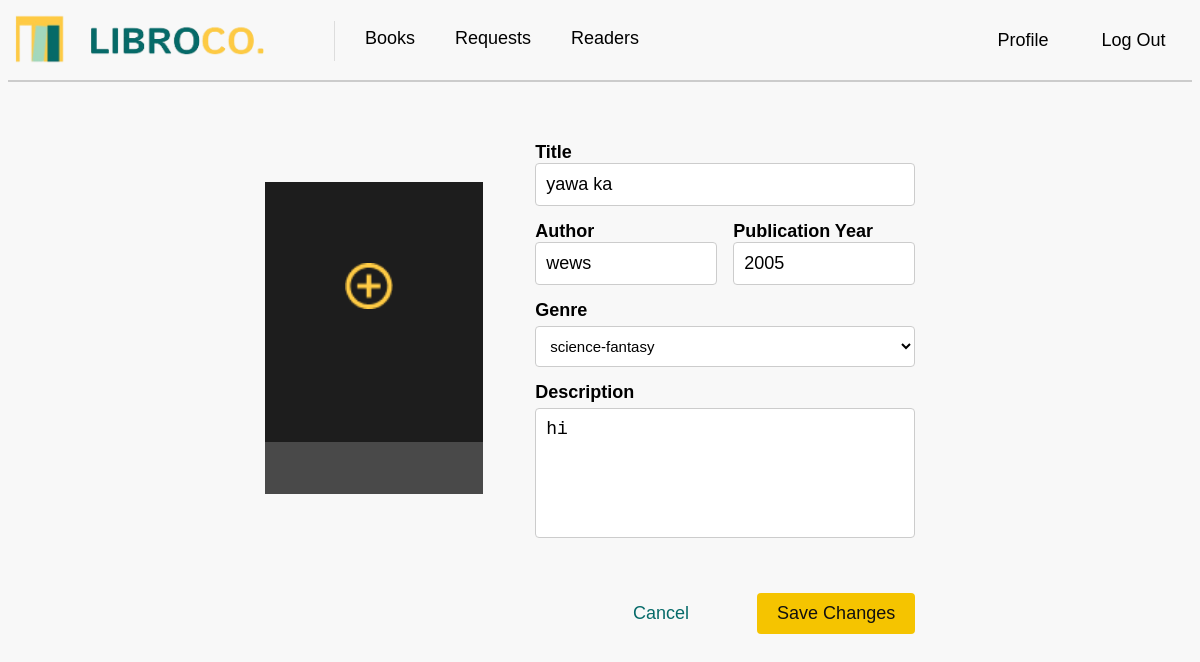
The page /book/edit/5 on the database as committed earlier.
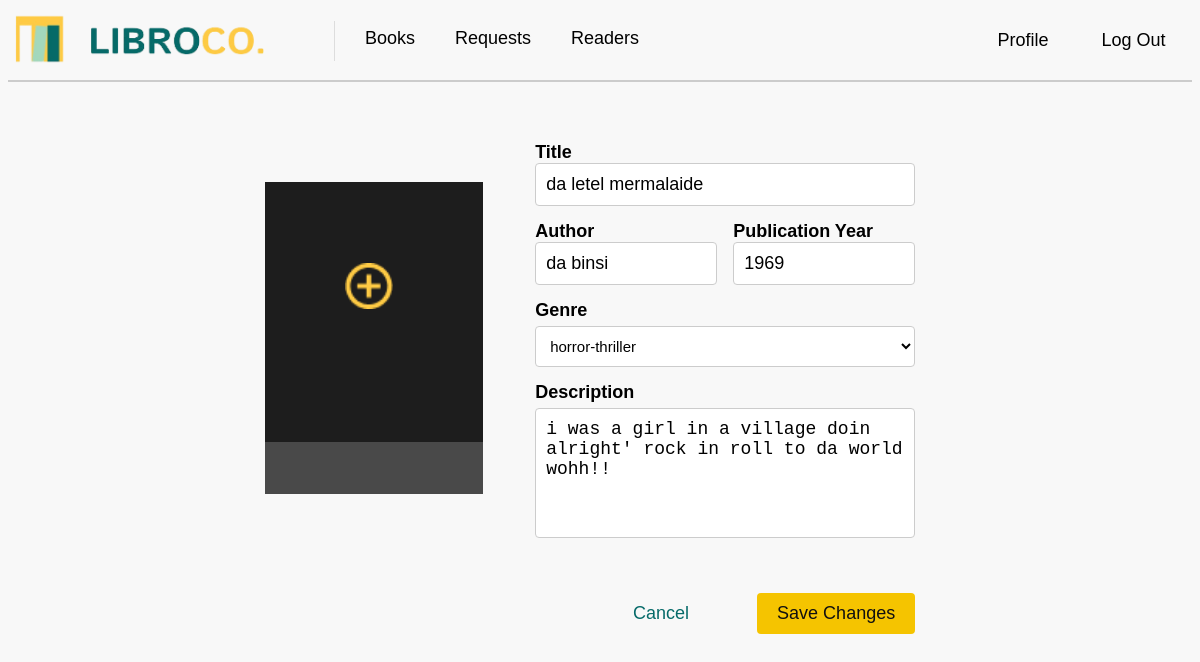
The same page on the database as committed later.
### tables this page shows
CREATE TABLE "books" (
	"book_id"	INTEGER,
	"book_title"	VARCHAR(50) UNIQUE,
	"author"	VARCHAR(50),
	"publication_year"	INTEGER(5),
	"genre"	VARCHAR(20),
	"description"	VARCHAR(300),
	"image"	VARCHAR(100),
	PRIMARY KEY("book_id")
);

### app.py (the view, shortened to what this page needs)
@app.route('/book/edit/<int:book_id>', methods=['GET', 'POST'])
def edit_book(book_id):
    book = getprocess("SELECT * FROM books WHERE book_id = ?", (book_id,))
    if book:
        return render_template('edit_book.html', book=dict(book[0]))
    flash("Book not found")
    return redirect(url_for('books'))

### app.py (called while the page is built)
@app.before_request
def before_request():
    print("Session data:", session)

### dbhelper.py (called while the page is built)
def getprocess(sql: str, params: tuple = ()) -> list:
    try:
        db = connect(database, timeout=30, check_same_thread=False)  # Adding timeout and thread safety
        db.row_factory = Row  # Ensure that rows are returned as dictionaries
        cursor = db.cursor()
        cursor.execute(sql, params)
        data = cursor.fetchall()  # Fetch the data
        return data
    except Error as e:
        print(f"SQLite error: {e}")
        return []
    finally:
        db.close()  # Ensure the connection is closed

### templates/edit_book.html (shortened to what this page needs)
<!DOCTYPE html>
<html lang="en">
<head>
    <link rel="stylesheet" type="text/css" href="{{ url_for('static', filename='css/mainstyle.css') }}">
    <link rel="stylesheet" type="text/css" href="{{ url_for('static', filename='css/addbookStyles.css') }}">
</head>
<body>
    <nav>
        <a class="navbar-brand" href="books.html">
            <img src="{{ url_for('static', filename='images/logo.png') }}" class="logo" width="250" height="50" />
        </a>
        <div class="navbar-links">
            <a href="{{ url_for('books') }}" class="activee">Books</a>
            <a href="{{ url_for('requests') }}">Requests</a>
            <a href="{{ url_for('readers') }}">Readers</a>
        </div>
        <div class="navbar-rightt">
            <a href="{{ url_for('profile') }}">Profile</a>
            <a href="{{ url_for('login') }}">Log Out</a>
        </div>
    </nav>
    <div class="divider"></div>
    <div class="main_container">
        <div class="addbook_container">
            <div class="book_image">
                <div class="overlay_wrapper">
                    <label for="image_upload">
                        <div class="image_overlay">
                            <img src="{{ url_for('static', filename='images/upload_photo.png') }}" class="upload" />
                        </div>
                    </label>
                    <img id="image" src="{{ url_for('static', filename='images/blank_image.png') }}" alt="Book Image">
                </div>
            </div>
            <form class="addbook_form" action="{{ url_for('edit_book', book_id=book['book_id']) }}" method="POST" enctype="multipart/form-data">
                <div class="form-group">
                    <label for="book_title">Title</label>
                    <input type="text" id="book_title" name="book_title" value="{{ book['book_title'] }}" required>
                </div>
                <div class="side_by_side">
                    <div>
                        <label for="author">Author</label>
                        <input type="text" id="author" name="author" value="{{ book['author'] }}" required>
                    </div>
                    <div>
                        <label for="publication_year">Publication Year</label>
                        <input type="number" id="publication_year" name="publication_year" value="{{ book['publication_year'] }}">
                    </div>
                </div>
                <label for="genre">Genre</label>
                <select id="genre" name="genre">
                    <option value="{{ book['genre'] }}" selected>{{ book['genre'] }}</option>
                </select>
                <label for="description">Description</label>
                <textarea id="description" name="description" rows="4">{{ book['description'] }}</textarea>
                <div class="addbook_button_group">
                    <a href="{{ url_for('books', book_id=book['book_id']) }}" class="back_button">Cancel</a>
                    <button type="submit" class="save_button">Save Changes</button>
                </div>
            </form>
        </div>
    </div>
</body>
</html>

Rows that differ between the two databases and show on the page:
changed books: book_title "yawa ka" → "da letel mermalaide"; author "wews" → "da binsi"; publication_year "2005" → "1969"; genre "science-fantasy" → "horror-thriller"; description "hi" → "i was a girl in a village doin alright' rock in roll to da world wohh!!"
